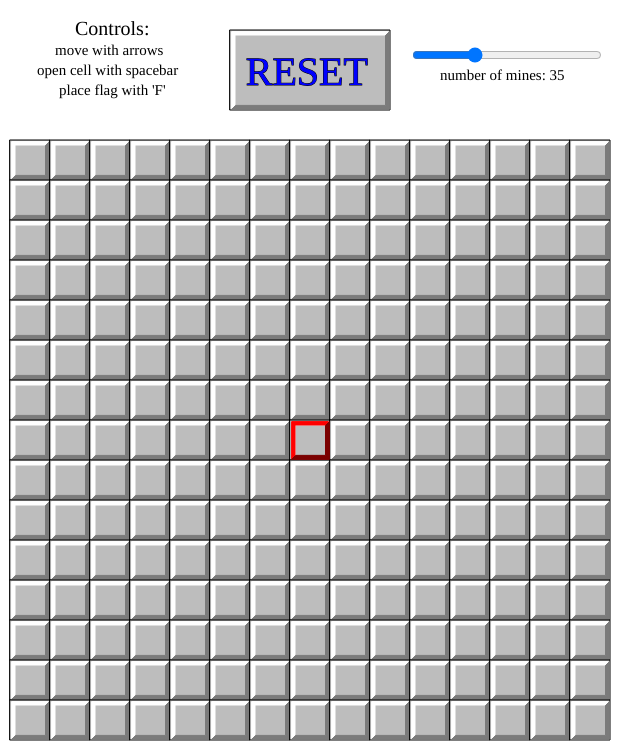
Frame 1 (no input)
Frame 60 (no input): identical to frame 1, image omitted
Frame 120 (the mouse pressed at the canvas centre since frame 60): identical to frame 1, image omitted

The p5.js sketch that drew this single still picture (run headless with seeded random() and noise() and a simulated clock; from frame 60 on, the mouse is pressed at the canvas centre):

// p5.js sketch
// ── sketch.js
var board;
var beginning;
var gameStatus;
var firstMine;
var currentCell;
var mineSlider;
var numMines;

function setup() {
  createCanvas(620, 750);
  ellipseMode(CENTER);
  //initialize variables
  beginning = true;
  gameStatus = 0;
  firstMine = createVector(100, 100);
  currentCell = createVector(7, 7);
  mineSlider = createSlider(5, 100, 35);
  mineSlider.position(410, 45);
  mineSlider.style('width', '190px');
  numMines = 35;

  //create blank board
  board = [];
  for (var i = 0; i < 15; i++) {
    board[i] = [];
    for (var j = 0; j < 15; j++) {
      board[i][j] = new Cell(i, j);
    }
  }
}

function draw() {
  background(255);

  //slider was moved --> reset board
  if (numMines != mineSlider.value()) {
    resetGame();
    numMines = mineSlider.value();
  }

  //on screen text
  textFont('Georgia');
  textSize(15);
  noStroke();
  fill(0);
  text("number of mines: " + numMines, 440, 80);

  textSize(20);
  text("Controls:", 75, 35);
  textSize(15);
  text("move with arrows", 55, 55);
  text("open cell with spacebar", 37, 75);
  text("place flag with 'F'", 59, 95);

  //draw cells
  for (var i = 0; i < board.length; i++) {
    for (var j = 0; j < board[i].length; j++) {
      board[i][j].drawTile();
      board[i][j].showCell();
    }
  }

  //draw current cell
  drawBorder(currentCell.x * 40 + 10, currentCell.y * 40 + 140, 40, 40, true);

  //reset button
  fill(189);
  stroke(0);
  rect(width / 2 - 80, 30, 160, 80);
  drawBorder(width / 2 - 80, 30, 160, 80, false);
  textSize(40);
  fill(0, 0, 255);
  textFont('Georgia');
  text("RESET", width / 2 - 64.3, 85);
}

function keyPressed() {
  var x = currentCell.x;
  var y = currentCell.y;

  if (gameStatus == 0) {
    //space bar
    if (key == ' ') {
      //beginning of game: set up board
      if (beginning) {
        board[y][x].value = 0;
        setupBoard(y, x);
        beginning = false;
      } else {
        if (board[y][x].flagged) {
          board[y][x].flagged = false;
        }
        if (board[y][x].hidden) {
          //empty cell: explode
          if (board[y][x].value == 0) {
            explode(y, x);
          }
          //normal cell: open
          if (board[y][x].value > 0) {
            board[y][x].hidden = false;
          }
          //mine: game over
          if (board[y][x].value == -1) {
            firstMine.set(x, y);
            gameStatus = -1;
            //show every mine
            for (var i = 0; i < board.length; i++) {
              for (var j = 0; j < board[0].length; j++) {
                showCells("mine");
              }
            }
          }
        }
      }
    }
    //f
    if (key == 'f') {
      if (board[y][x].hidden && !beginning) {
        board[y][x].flagged = !board[y][x].flagged;
        gameStatus = checkBoard();
        if (gameStatus == 1) {
          showCells("regular");
        }
      }
    }
    //arrows
    switch (keyCode) {
      case LEFT_ARROW:
        currentCell.x = constrain(currentCell.x - 1, 0, 14);
        break;
      case RIGHT_ARROW:
        currentCell.x = constrain(currentCell.x + 1, 0, 14);
        break;
      case UP_ARROW:
        currentCell.y = constrain(currentCell.y - 1, 0, 14);
        break;
      case DOWN_ARROW:
        currentCell.y = constrain(currentCell.y + 1, 0, 14);
        break;
    }
  }
}

function setupBoard(startI, startJ) {
  //assign mines
  var tempNumMines = numMines;
  while (tempNumMines > 0) {
    var i = parseInt(random(15));
    var j = parseInt(random(15));

    if (dist(startI, startJ, i, j) > 2) {
      if (board[i][j].value != -1) {
        board[i][j].value = -1;
        tempNumMines --;
      }
    }
  }
  //assign values
  for (var i = 0; i < board.length; i++) {
    for (var j = 0; j < board[0].length; j++) {
      if (board[i][j].value != -1) {
        board[i][j].value = checkNeighbors(i, j);
      }
    }
  }
  //starting explode
  explode(startI, startJ);
}

function checkNeighbors(i, j) {
  var count = 0;
  if (i > 0) { //can check top
    count += (board[i-1][j].value == -1 ? 1 : 0);
  }
  if (i < board.length - 1) { //can check bottom
    count += (board[i+1][j].value == -1 ? 1 : 0);
  }
  if (j > 0) { //can check left
    count += (board[i][j-1].value == -1 ? 1 : 0);
  }
  if (j < board[0].length - 1) { //can check right
    count += (board[i][j+1].value == -1 ? 1 : 0);
  }
  if (i > 0 && j > 0) { //can check top left
    count += (board[i-1][j-1].value == -1 ? 1 : 0);
  }
  if (i > 0 && j < board[0].length - 1) { //can check top right
    count += (board[i-1][j+1].value == -1 ? 1 : 0);
  }
  if (i < board.length - 1 && j > 0) { //can check bottom left
    count += (board[i+1][j-1].value == -1 ? 1 : 0);
  }
  if (i < board.length - 1 && j < board[0].length - 1) { //can check bottom right
    count += (board[i+1][j+1].value == -1 ? 1 : 0);
  }
  return count;
}

function explode(i, j) {
  board[i][j].hidden = false;
  if (i > 0) { //can check top
    if (board[i-1][j].value == 0 && board[i-1][j].hidden) {
      explode(i-1, j);
    }
    board[i-1][j].hidden = false;
  }
  if (i < board.length - 1) { //can check bottom
    if (board[i+1][j].value == 0 && board[i+1][j].hidden) {
      explode(i+1, j);
    }
    board[i+1][j].hidden = false;
  }
  if (j > 0) { //can check left
    if (board[i][j-1].value == 0 && board[i][j-1].hidden) {
      explode(i, j-1);
    }
    board[i][j-1].hidden = false;
  }
  if (j < board[0].length - 1) { //can check right
    if (board[i][j+1].value == 0 && board[i][j+1].hidden) {
      explode(i, j+1);
    }
    board[i][j+1].hidden = false;
  }
  if (i > 0 && j > 0) { //can check top left
    if (board[i-1][j-1].value == 0 && board[i-1][j-1].hidden) {
      explode(i-1, j-1);
    }
    board[i-1][j-1].hidden = false;
  }
  if (i > 0 && j < board[0].length - 1) { //can check top right
    if (board[i-1][j+1].value == 0 && board[i-1][j+1].hidden) {
      explode(i-1, j+1);
    }
    board[i-1][j+1].hidden = false;
  }
  if (i < board.length - 1 && j > 0) { //can check bottom left
    if (board[i+1][j-1].value == 0 && board[i+1][j-1].hidden) {
      explode(i+1, j-1);
    }
    board[i+1][j-1].hidden = false;
  }
  if (i < board.length - 1 && j < board[0].length - 1) { //can check bottom right
    if (board[i+1][j+1].value == 0 && board[i+1][j+1].hidden) {
      explode(i+1, j+1);
    }
    board[i+1][j+1].hidden = false;
  }
}

function mousePressed() {
  //clicking reset button
  if (mouseX >= 230 && mouseX <= 390 && mouseY >= 30 && mouseY <= 110) {
    resetGame();
  }
}

function resetGame() {
  beginning = true;
  gameStatus = 0;
  currentCell.set(7, 7);
  firstMine.set(100, 100);
  for (var i = 0; i < board.length; i++) {
    for (var j = 0; j < board[0].length; j++) {
      board[i][j].value = 0;
      board[i][j].hidden = true;
      board[i][j].flagged = false;
    }
  }
}

function showCells(type) {
for (var i = 0; i < board.length; i++) {
    for (var j = 0; j < board[0].length; j++) {
      if (board[i][j].value == -1 && type == "mine") {
        board[i][j].hidden = false;
        board[i][j].flagged = false;
      } else if (board[i][j].value != -1 && type == "regular") {
        board[i][j].hidden = false;
        board[i][j].flagged = false;
      }
    }
  }
}

function checkBoard() {
  for (var i = 0; i < board.length; i++) {
    for (var j = 0; j < board[0].length; j++) {
      if (board[i][j].value == -1) {
        if (!board[i][j].flagged) {
          return 0;
        }
      }
    }
  }
  return 1;
}

class Cell {
  constructor(i, j) {
    this.i = i;
    this.j = j;
    this.value = 0;
    this.hidden = true;
    this.flagged = false;
  }

  drawTile() {
    fill(189);
    stroke(0);
    rect(this.j * 40 + 10, this.i * 40 + 140, 40, 40);

    //if hidden, add 3D border
    if (this.hidden) {
      drawBorder(this.j * 40 + 10, this.i * 40 + 140, 40, 40, false);
    }

    //if flagged, add flag
    if (this.flagged) {
      drawFlag(this.j * 40 + 10, this.i * 40 + 140, gameStatus);
    }
  }

  showCell() {
    textSize(30);
    textFont('Arial');

    if (!this.hidden) {
      if (this.value >= 0) {
        noStroke();
        switch (this.value) {
          case 0:
            noFill();
            break;
          case 1:
            fill(0, 0, 255);
            break;
          case 2:
            fill(0, 170, 0);
            break;
          case 3:
            fill(255, 0, 0);
            break;
          case 4:
            fill(150, 0, 200);
            break;
          default:
            fill(255, 150, 50);
            break;
        }
        text(this.value, this.j * 40 + 22, this.i * 40 + 171);
      } else if (this.value == -1) {
        if (gameStatus != 0 && firstMine.x == this.j && firstMine.y == this.i) {
          fill(189, 0, 0);
          noStroke();
          rect(this.j * 40 + 11, this.i * 40 + 141, 39, 39);
        }
        drawMine(this.j * 40 + 10, this.i * 40 + 140);
      }
    }
  }

}

function drawMine(x, y) {
  fill(0);
  stroke(0);
  rect(x + 16, y + 11, 8, 18);
  rect(x + 11, y + 16, 18, 8);
  rect(x + 13, y + 13, 14, 14);
  rect(x + 11, y + 11, 1.5, 1.5);
  rect(x + 27, y + 11, 1.5, 1.5);
  rect(x + 11, y + 27, 1.5, 1.5);
  rect(x + 27, y + 27, 1.5, 1.5);
  rect(x + 19, y + 7.5, 1.5, 25);
  rect(x + 7.5, y + 19, 25, 1.5);
  fill(255);
  stroke(255);
  rect(x + 16, y + 16, 3, 3);
}

function drawFlag(x, y, gameStatus) {
  strokeWeight(2);
  stroke(0);
  line(x + 20, y + 9, x + 20, y + 31);
  strokeWeight(1);
  fill(0);
  rect(x + 12, y + 29, 14, 2);
  rect(x + 15, y + 26.5, 8, 2);
  fill(255, 0, 0);
  stroke(255, 0, 0);
  //if won, flags turn green
  if (gameStatus == 1) {
    fill(0, 255, 0);
    stroke(0, 200, 0);
  }
  triangle(x + 20.5, y + 8, x + 10, y + 14.5, x + 20.5, y + 20);
}

function drawBorder(x, y, w, h, color) {

  push();
  translate(x, y);
  //light corner
  color ? fill(255, 0, 0) : fill(255);
  color ? stroke(255, 0, 0) : stroke(255);
  beginShape();
  vertex(1.6, h - 1.6);
  vertex(1.6, 1.6);
  vertex(w - 1.6, 1.6);
  vertex(w - 5, 5);
  vertex(5, 5);
  vertex(5, h - 5);
  vertex(1.6, h - 1.6);
  endShape();

  //dark corner
  color ? fill(123, 0, 0) : fill(123);
  color ? stroke(123, 0, 0) : stroke(123);
  beginShape();
  vertex(1.6, h - 0.6);
  vertex(w - 0.6, h - 0.6);
  vertex(w - 0.6, 1.6);
  vertex(w - 4.5, 5.6);
  vertex(w - 4.5, h - 4.6);
  vertex(5.6, h - 4.6);
  vertex(1.6, h - 0.6);
  endShape();
  pop();
}
